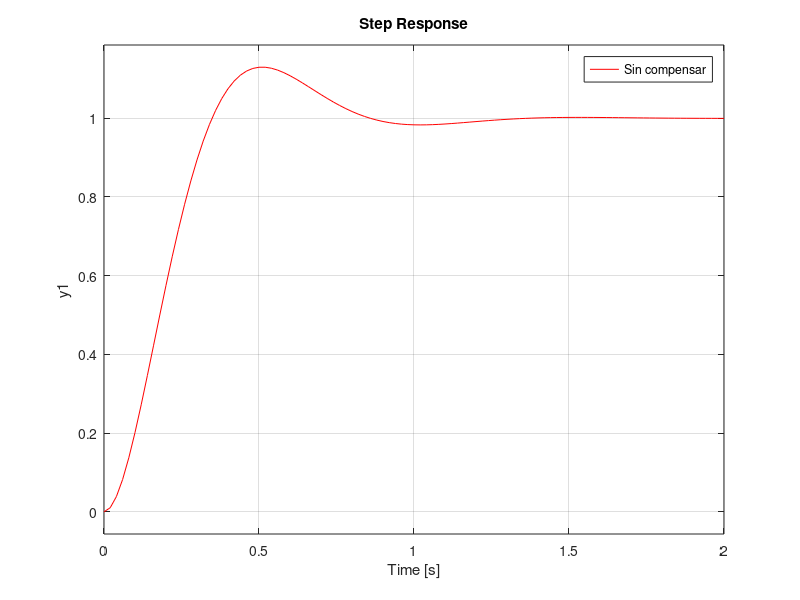
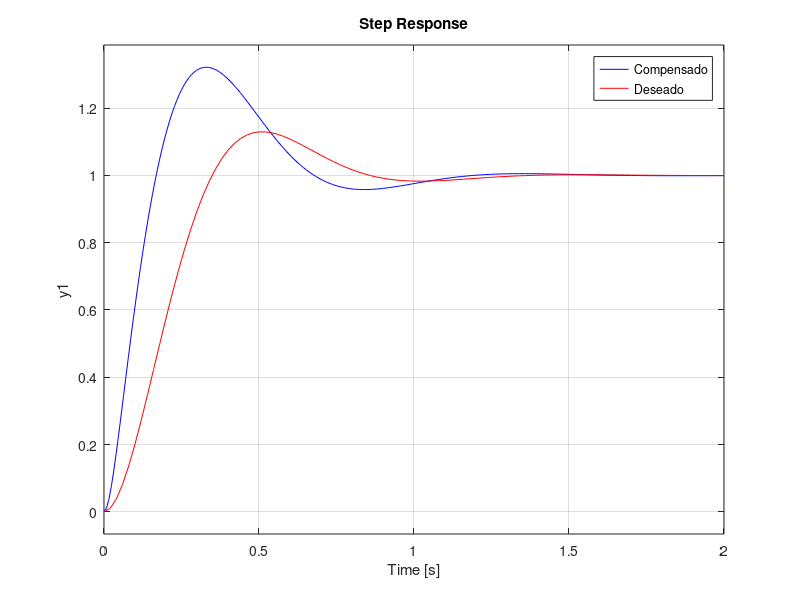
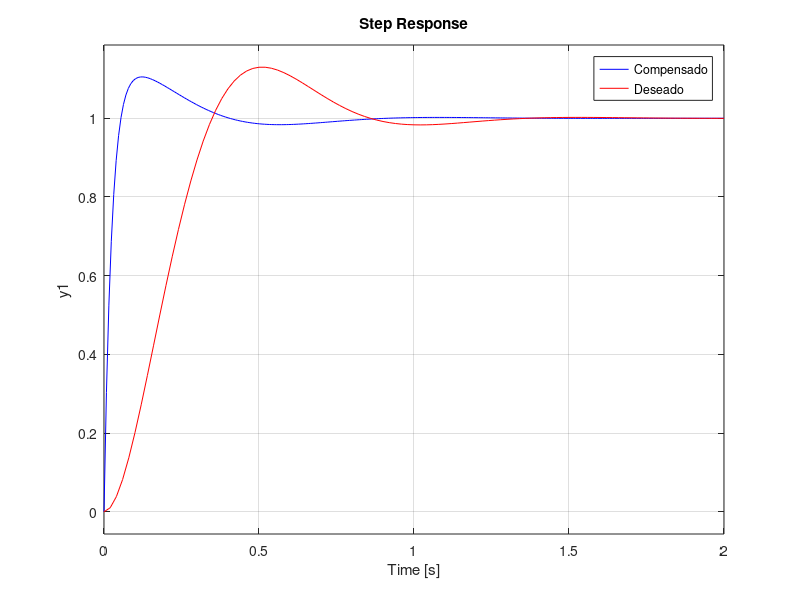
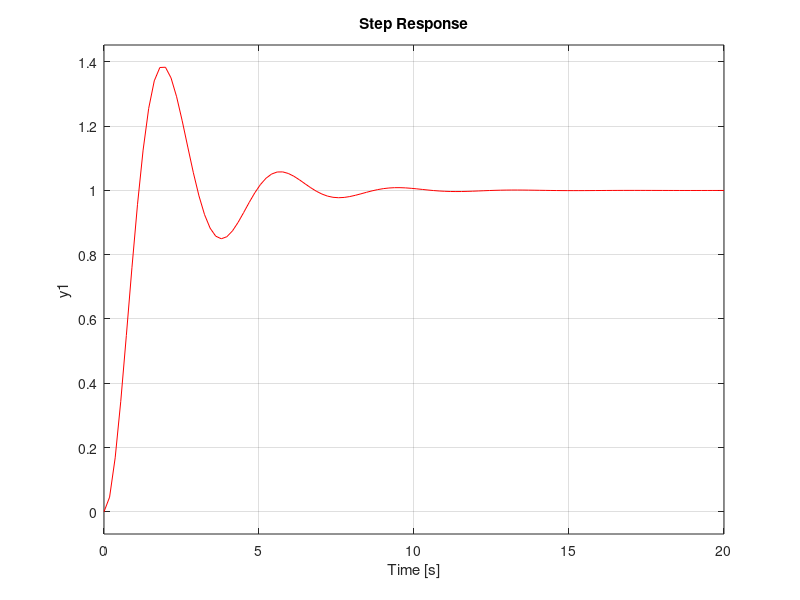

The MATLAB source for these figures, in order:
clc
clear
close all

%proceso
%g=tf(1,[1 3 15])
n=5;
g=tf(1,[1 48 n]) %5
step(g,'k')
g_cl = feedback(g,1);

Ts=1;
so=0.13;

e=sqrt((log(so))^2/(pi^2+(log(so))^2));
wn=4/(Ts*e);
g_d=tf(wn^2,[1 2*e*wn wn^2]);
hold on
step(g_cl,'b')
step(g_d,'r')
legend('Sin compensar','sin compensar en CL','Deseado')
[P Z]=pzmap(g_d)


%-----------control PI----------
Kp=53.94+40*8-n;
Ti=Kp/(53.94*40);
g_c=tf([Kp*Ti Kp],[Ti 0]);

g_ol=g_c*g;
g_cl=feedback(g_ol,1);
[p z]=pzmap(g_cl)
figure
step(g_cl,'b');
hold on
step(g_d,'r')
legend('Compensado','Deseado')
%-----------control PI----------

% 
%----------control PID----------
g=tf(1,[1 3 5])
Kp=53.94+40*8-5;
Ti=Kp/(53.94*40);
Td=(48-3)/Kp;
g_c=tf([Kp*Ti*Td Kp*Ti Kp],[Ti 0]);

g_ol=g_c*g;
g_cl=feedback(g_ol,1);
[p z]=pzmap(g_cl)
figure
step(g_cl,'b');
hold on
step(g_d,'r')
legend('Compensado','Deseado')
%----------control PID----------
% 
% %----------control PD----------
g=tf(4,[1 -6 0])

g_d=tf(3,[1 1 3]);
figure
step(g_d,'r')
%legend('Sin compensar','Deseado')
[P Z]=pzmap(g_d)

Kp=3.189/4;
Td=7/(4*Kp); %7/3;
g_c=tf([Kp*Td Kp],1);

g_ol=g_c*g;
g_cl=feedback(g_ol,1);
[p z]=pzmap(g_cl)
figure
step(g_cl,'b');
hold on
step(g_d,'r')
legend('Compensado','Deseado')

%----------control PID----------
Kp=53/4;
Ti=4*Kp/150;
Td=(51+4)/(4*Kp);
g_c=tf([Kp*Ti*Td Kp*Ti Kp],[Ti 0]);

g_ol=g_c*g;
g_cl=feedback(g_ol,1);
[p z]=pzmap(g_cl)
figure
step(g_cl,'b');
hold on
step(g_d,'r')
legend('Compensado','Deseado')
% %----------control PID----------



% %----------control algebraico----------
g=tf(4,[1 -6 0])
g_d=tf(3,[1 1 3]);
%hold on
figure
step(g_d,'r')
%legend('Sin compensar','Deseado')
[P Z]=pzmap(g_d)

den_a=conv([1 1 3],[1 5])

A=[1 0 -6 0;
   0 4 0 0;
   0 0 1 0;
   -6 0 0 4];
B=[6 15 1 8]';
x=inv(A)*B;
p0=x(1);
q0=x(2);
p1=x(3);
q1=x(4);
g_c=tf([q1 q0],[p1 p0]);

g_ol=g_c*g;
g_cl=feedback(g_ol,1);
[p z]=pzmap(g_cl)
figure
step(g_cl,'b');
hold on
step(g_d,'r')
legend('Compensado','Deseado')
%----------control algebraico----------
